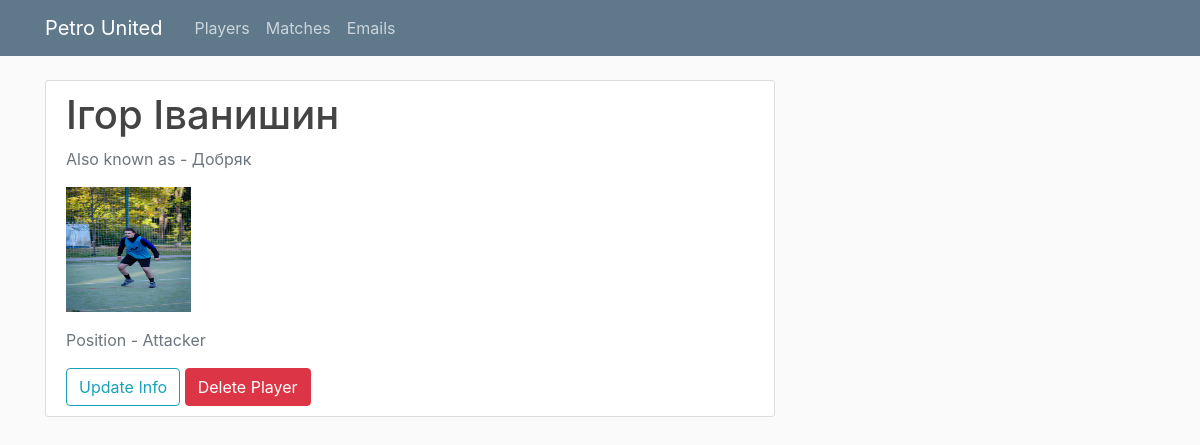
The page /player/4 on the database as committed earlier.
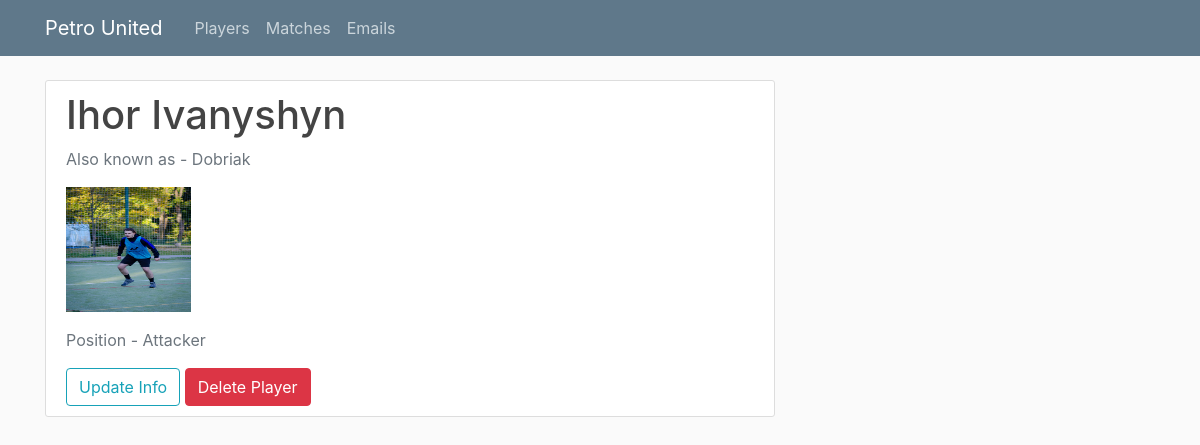
The same page on the database as committed later.
### main/models.py (models this page shows, shortened)
class Player(Base):
    __tablename__ = 'player'
    player_id = Column(Integer, unique=True, nullable=False, primary_key=True)
    first_name = Column(String, nullable=False)
    last_name = Column(String, nullable=False)
    nickname = Column(String, nullable=False)
    position = Column(String, nullable=False)
    picture = Column(String, nullable=False)

### main/routes.py (the view)
@app.route("/player/<int:player_id>", methods = ["POST", "GET"])
def player_page(player_id):
    session = Session()
    player = session.query(Player).filter_by(player_id = player_id).first()
    if not player:
        abort(404)
    image_file = url_for('static', filename = 'profile_pics/' + player.picture)
    return render_template("player_page.html", player = player,
            title = f"{player.first_name + ' ' + player.last_name} page", image_file = image_file)

### main/templates/player_page.html
{% extends "layout.html" %}
{% block content %}
    <div class="content-section">
      <div class="media">
        <div class="media-body">
          <h2 class="account-heading">{{ player.first_name }} {{ player.last_name }}</h2>
          <p class="text-secondary">Also known as - {{ player.nickname }}</p>
          <img class="account-img" src="{{ image_file }}">
          <p class="text-secondary">Position - {{ player.position }}</p>
          <a href="{{ url_for("update_player", player_id = player.player_id )}}" class="btn btn-outline-info">Update Info</a>
          <a href="{{ url_for("delete_player", player_id = player.player_id )}}" class="btn btn-danger">Delete Player</a>
        </div>
      </div>
    </div>
{% endblock content %}

Rows that differ between the two databases and show on the page:
changed Player "Attacker": first_name "Ігор" → "Ihor"; last_name "Іванишин" → "Ivanyshyn"; nickname "Добряк" → "Dobriak"
